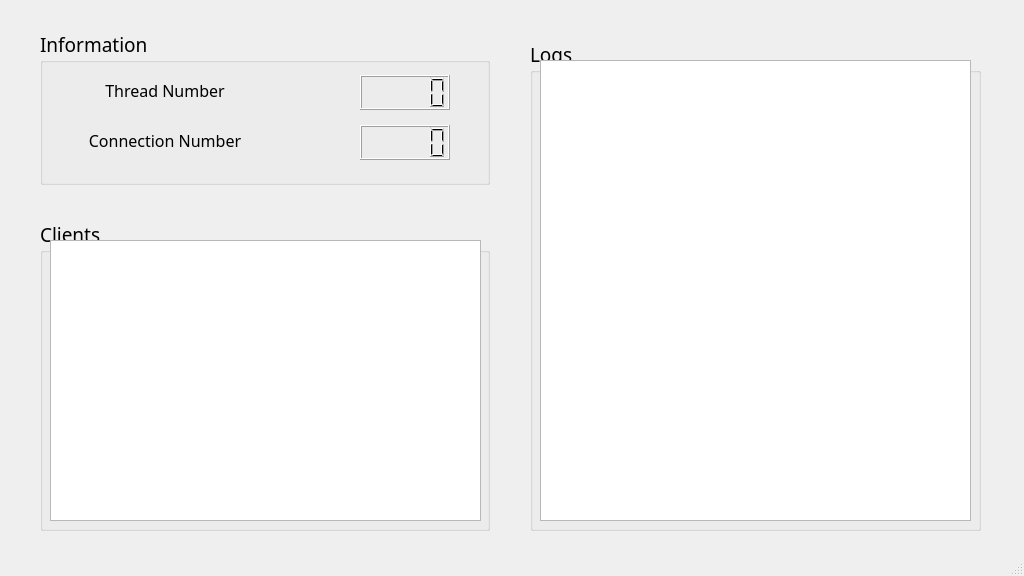
<?xml version="1.0" encoding="UTF-8"?>
<ui version="4.0">
 <class>MainWindow</class>
 <widget class="QMainWindow" name="MainWindow">
  <property name="geometry">
   <rect>
    <x>0</x>
    <y>0</y>
    <width>1024</width>
    <height>576</height>
   </rect>
  </property>
  <property name="windowTitle">
   <string>File Transfer Server :: Board</string>
  </property>
  <property name="windowIcon">
   <iconset resource="application.qrc">
    <normaloff>:/Resources/minertocat.png</normaloff>:/Resources/minertocat.png</iconset>
  </property>
  <widget class="QWidget" name="centralWidget">
   <widget class="QGroupBox" name="groupBox">
    <property name="geometry">
     <rect>
      <x>40</x>
      <y>30</y>
      <width>450</width>
      <height>155</height>
     </rect>
    </property>
    <property name="font">
     <font>
      <family>Simplified Arabic Fixed</family>
      <pointsize>14</pointsize>
     </font>
    </property>
    <property name="title">
     <string>Information</string>
    </property>
    <widget class="QLabel" name="label">
     <property name="geometry">
      <rect>
       <x>30</x>
       <y>35</y>
       <width>190</width>
       <height>50</height>
      </rect>
     </property>
     <property name="font">
      <font>
       <family>Simplified Arabic Fixed</family>
       <pointsize>12</pointsize>
      </font>
     </property>
     <property name="text">
      <string>Thread Number</string>
     </property>
     <property name="alignment">
      <set>Qt::AlignCenter</set>
     </property>
    </widget>
    <widget class="QLCDNumber" name="LCD_ThreadNumber">
     <property name="geometry">
      <rect>
       <x>320</x>
       <y>45</y>
       <width>90</width>
       <height>35</height>
      </rect>
     </property>
    </widget>
    <widget class="QLabel" name="label_2">
     <property name="geometry">
      <rect>
       <x>30</x>
       <y>85</y>
       <width>190</width>
       <height>50</height>
      </rect>
     </property>
     <property name="font">
      <font>
       <family>Simplified Arabic Fixed</family>
       <pointsize>12</pointsize>
      </font>
     </property>
     <property name="text">
      <string>Connection Number</string>
     </property>
     <property name="alignment">
      <set>Qt::AlignCenter</set>
     </property>
    </widget>
    <widget class="QLCDNumber" name="LCD_ConnectionNumber">
     <property name="geometry">
      <rect>
       <x>320</x>
       <y>95</y>
       <width>90</width>
       <height>35</height>
      </rect>
     </property>
    </widget>
   </widget>
   <widget class="QGroupBox" name="groupBox_2">
    <property name="geometry">
     <rect>
      <x>40</x>
      <y>220</y>
      <width>450</width>
      <height>311</height>
     </rect>
    </property>
    <property name="font">
     <font>
      <family>Simplified Arabic Fixed</family>
      <pointsize>14</pointsize>
     </font>
    </property>
    <property name="title">
     <string>Clients</string>
    </property>
    <widget class="QListView" name="ListView_ClientList">
     <property name="geometry">
      <rect>
       <x>10</x>
       <y>20</y>
       <width>431</width>
       <height>281</height>
      </rect>
     </property>
    </widget>
   </widget>
   <widget class="QGroupBox" name="groupBox_3">
    <property name="geometry">
     <rect>
      <x>530</x>
      <y>40</y>
      <width>451</width>
      <height>491</height>
     </rect>
    </property>
    <property name="font">
     <font>
      <family>Simplified Arabic Fixed</family>
      <pointsize>14</pointsize>
     </font>
    </property>
    <property name="title">
     <string>Logs</string>
    </property>
    <widget class="QListView" name="ListView_Logs">
     <property name="geometry">
      <rect>
       <x>10</x>
       <y>20</y>
       <width>431</width>
       <height>461</height>
      </rect>
     </property>
    </widget>
   </widget>
  </widget>
  <widget class="QMenuBar" name="menuBar">
   <property name="geometry">
    <rect>
     <x>0</x>
     <y>0</y>
     <width>1024</width>
     <height>21</height>
    </rect>
   </property>
  </widget>
  <widget class="QStatusBar" name="statusBar"/>
 </widget>
 <layoutdefault spacing="6" margin="11"/>
 <resources>
  <include location="application.qrc"/>
 </resources>
 <connections/>
</ui>
